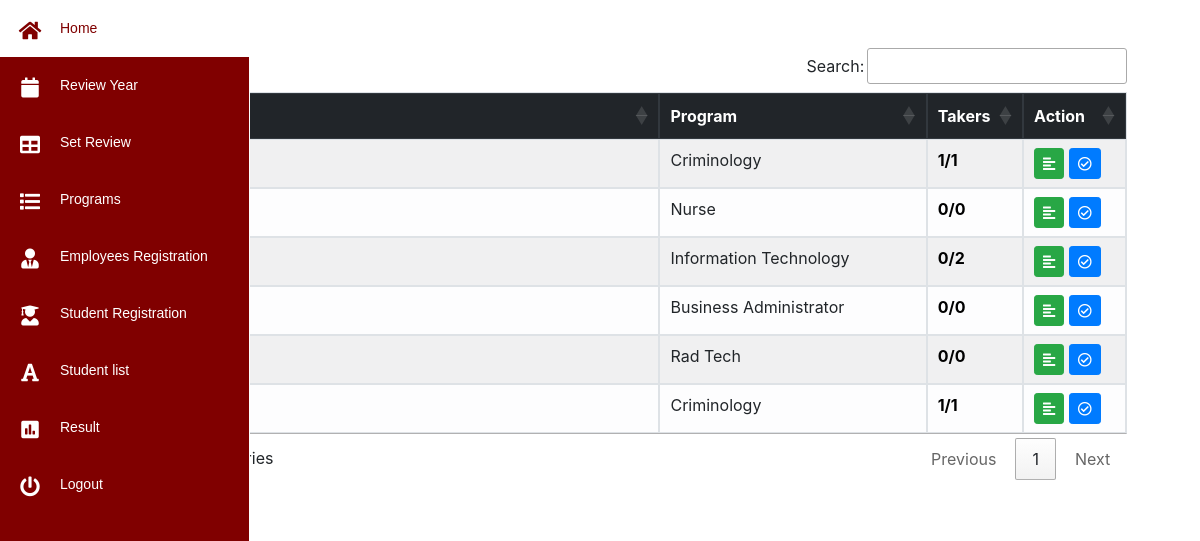
Page /admin/result.php (signed in) on the earlier database version.
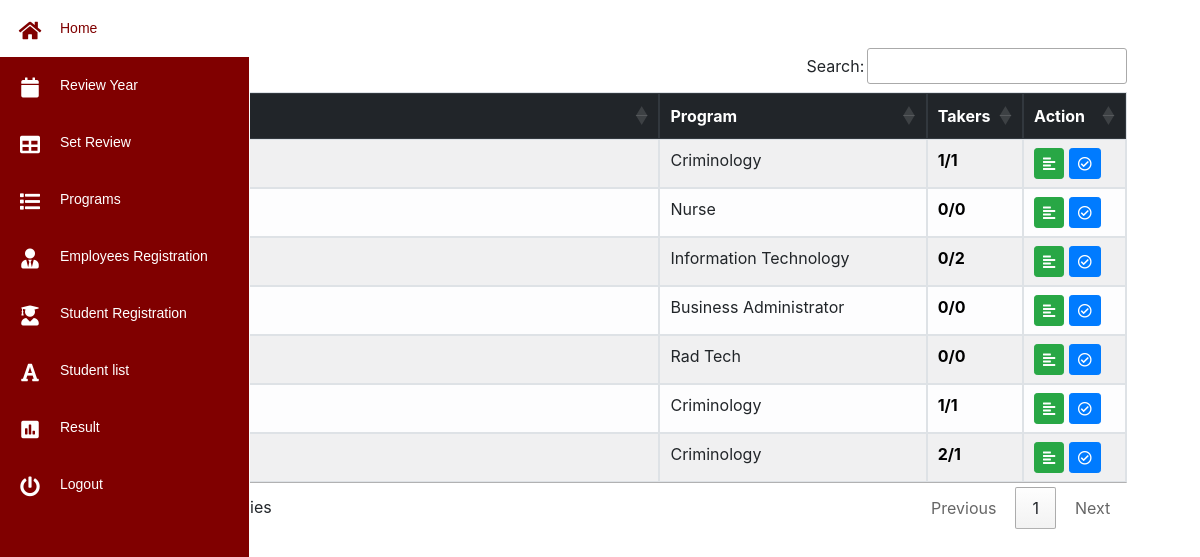
Same page on the later database version.
### tables this page shows
CREATE TABLE `lexamtb` (
  `lexamtbl_id` int(11) NOT NULL,
  `exam_name` varchar(255) NOT NULL,
  `program` varchar(225) NOT NULL,
  `exam_no` varchar(255) NOT NULL,
  `actyear` varchar(225) NOT NULL,
  `status` enum('0','1') NOT NULL
);

### admin/result.php (the view, shortened to what this page needs)
<?php
include 'php/nav.php';
$q1="SELECT * FROM lexamtb WHERE actyear ='$active'";
 $r1= mysqli_query($conn,$q1);
?>
 <link rel="stylesheet" type="text/css" href="https://cdn.datatables.net/1.10.19/css/jquery.dataTables.css">
<div class="container">
<br>
<br>
   <div class=" table-sorting table-responsive-sm mx-auto " style="width:95%">
                   <table class="table table-striped table-bordered table-light"  id="tSortable20">
                    <thead class="thead-dark">
                     <tr>
                                            <th style="width:1%">#</th>
                                            <th style="width:40%">Exam List</th>
                                            <th style="width:20%">Program</th>
                                            <th style="width:2%">Takers</th>
                                            <th style="width:5%">Action</th>
                                        </tr>
                                      </thead>
                                              <tbody>
                                        <?php
                                        $counter =1;
                                        while($row = mysqli_fetch_array($r1)){
?>
                                        <tr weight="100%">
                                        <td ><?php echo $counter; ?></td>
                                        <td><?php echo $row["exam_name"]; ?></td>
                                        <td><?php echo $row["program"]; ?></td>
 <?php
 $eid = $row["exam_no"];
$program =$row["program"];
$rows_enroll= mysqli_query($conn, "SELECT * FROM enrolltbl WHERE enroll_date ='$active' AND program='$program'");
$rows_enroll_count= mysqli_num_rows($rows_enroll);
$rows_done= mysqli_query($conn, "SELECT * FROM evaltbl WHERE exam_no ='$eid' ");
$rows_done_count= mysqli_num_rows($rows_done);
?>
         								  <td style="color: white;"><b style="color: black"><?php echo $rows_done_count;?>/<?php echo $rows_enroll_count;?></b> </td>
                                     <td><a href="eval.php?id=<?php echo $row["exam_no"]; ?>" class="btn btn-success btn-sm" title="evaluation" ><i class="fas fa-align-left"></i></a>
                                      <a href="result_es.php?id=<?php echo $row["exam_no"]; ?>" class="btn btn-primary btn-sm" title="exam result" ><i class="far fa-check-circle"></i></a>
                                     </td>
                             </tr>
<?php
 $counter++;
   }
  ?>
  </tbody>
</div></div>

### admin/php/nav.php (shortened to what this page needs)
<!doctype html>
<html lang="en">
  <head>
    <link rel="stylesheet" href="https://stackpath.bootstrapcdn.com/bootstrap/4.1.3/css/bootstrap.min.css">
    <link rel="stylesheet" type="text/css" href="admin_sidemenu.css">
        <link rel="stylesheet" href="https://use.fontawesome.com/releases/v5.7.2/css/all.css">
        <link href="//db.onlinewebfonts.com/c/23ab8b9b588d250d12590e755a4d00da?family=Nexa+Bold" rel="stylesheet" type="text/css"/>
  </head>
<body style="background-image: url('../img/112.jpg'); background-color: white; background-size: cover; background-repeat: no-repeat";>
<?php
include ("connections.php");
  $s1= "SELECT * FROM yeartbl WHERE status = '1'";
  $r1 = $conn->query($s1);
  $d1= $r1->fetch_assoc();
  $active = $d1['year'];
?>
<div class="area" style="height: 100%">
  <nav class="main-menu">
 <form action="" method="POST">
            <ul>
                <li>
                    <a href="home.php" name="home" >
                        <br>
                        <i class="fa fa-home fa-1.5x "></i>
                        <span class="nav-text">
                         Home
                        </span>
                    </a>
                </li>
                <li class="has-subnav">
                    <a href="setyear.php">
                        <br>
                        <i class=" fa fa-calendar fa-1.5x "></i>
                        <span class="nav-text">
                            Review Year
                        </span>
                    </a>
                </li>
                <li>
                   <a href="en_review.php">
                    <br>
                       <i class="fa fa-table fa-1.5x"></i>
                        <span class="nav-text">
                            Set Review
                        </span>
                    </a>
                </li>
                <li class="has-subnav">
                    <a href="programs.php">
                        <br>
                       <i class="fa fa-list fa-1.5x"></i>
                        <span class="nav-text">
                            Programs
                        </span>
                    </a>
                </li>
                <li class="has-subnav">
                    <a href="emoloyeesfrm.php">
                        <br>
                       <i class="fa fa-user-tie fa-1.5x"></i>
                        <span class="nav-text">
                            Employees Registration
                        </span>
                    </a>
                </li>
                <li>
                    <a href="studentfrmtest.php">
                        <br>
                       <i class="fa fa-user-graduate fa-1.5x "></i>
                        <span class="nav-text">
                            Student Registration
                        </span>
                    </a>
                </li>
                <li>
                    <a  href="stud_list.php">
                      <br>
                        <i class="fa fa-font fa-1.5x"></i>
                        <span class="nav-text">
                           Student list
                        </span>
                    </a>
                </li>
                <li>
                    <a href="result.php">
                      <br>
                       <i class="fa fa-poll fa-1.5x"></i>
                        <span class="nav-text">
                            Result
                        </span>
                    </a>
                </li>
            </ul>
            <ul class="logout">
                <li>
                   <a href="../logout.php">
                    <br>
                         <i class="fa fa-power-off fa-1.5x"></i>
                        <span class="nav-text">
                            Logout
                        </span>
                    </a>
                </li>
            </ul>
        </nav>
</div>
</body>
</html>

### admin/admin_sidemenu.css (style rules this page uses)
.fa { position: relative; display: table-cell; width: 60px; height: 36px; text-align: center; vertical-align: middle; font-size:20px; }
.body, html { height: 100% }
.main-menu { background:maroon; border-right:1px solid white; position:absolute; top:0; bottom:0; height: 100%; left:0; float: left; width:60px; overflow:hidden; -webkit-transition:width .05s linear; transition:width .05s linear; -webkit-transform:translateZ(0) scale(1,1); z-index:1000; }
.main-menu li { position:relative; display:block; width:250px; }
.main-menu li>a { position:relative; display:table; border-collapse:collapse; border-spacing:0; color:white; font-family: arial; font-size: 14px; text-decoration:none; -webkit-transform:translateZ(0) scale(1,1); -webkit-transition:all .1s linear; transition:all .1s linear; }
.main-menu .nav-text { position:relative; display:table-cell; vertical-align:middle; width:190px; font-family: 'Nexa Bold', sans-serif; }
nav { -webkit-user-select:none; -moz-user-select:none; -ms-user-select:none; -o-user-select:none; user-select:none; position: -webkit-sticky; position: sticky; }
nav ul,nav li { outline:0; margin:0; padding:0; }
.area { float: left; background: #e2e2e2; width: 100%; height: 100%; }

Differences in the rows shown:
added lexamtb: program "Criminology", rows_done_count "2", rows_enroll_count "1"
